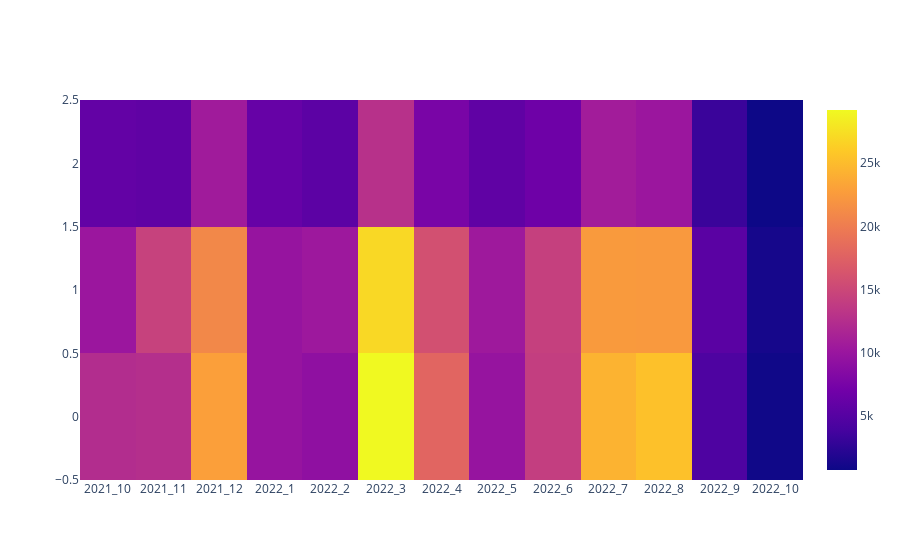

Source (notebook cell):
### Code cell
import plotly.graph_objects as go

fig = go.Figure(data=go.Heatmap(
                   x=freq_month["date"],
                   y=freq_month["topic"],
                   z=freq_month["freq"],
                   hoverongaps = True))
fig.show()

### Figure 1 — Plotly figure (JSON) as saved in the notebook; plotly's stock layout.template omitted (floating-point values rounded to 4 significant figures)
{"data": [{"hoverongaps": true, "type": "heatmap", "x": ["2021_10", "2021_10", "2021_10", "2021_11", "2021_11", "2021_11", "2021_12", "2021_12", "2021_12", "2022_1", "2022_1", "2022_1", "2022_2", "2022_2", "2022_2", "2022_3", "2022_3", "2022_3", "2022_4", "2022_4", "2022_4", "2022_5", "2022_5", "2022_5", "2022_6", "2022_6", "2022_6", "2022_7", "2022_7", "2022_7", "2022_8", "2022_8", "2022_8", "2022_9", "2022_9", "2022_9", "2022_10", "2022_10", "2022_10"], "y": [2, 1, 0, 1, 2, 0, 2, 0, 1, 1, 0, 2, 1, 0, 2, 2, 1, 0, 0, 2, 1, 2, 0, 1, 0, 2, 1, 2, 1, 0, 2, 0, 1, 2, 1, 0, 2, 0, 1], "z": [5912, 10108, 12345, 14460, 5701, 12522, 10612, 22894, 20919, 9712, 9733, 6132, 10329, 9223, 5428, 12801, 26975, 29228, 17866, 7574, 15848, 5743, 9744, 10391, 14031, 6720, 14258, 10722, 22472, 24349, 10096, 25359, 22367, 3193, 5294, 4445, 664, 856, 1172]}], "layout": {}}
